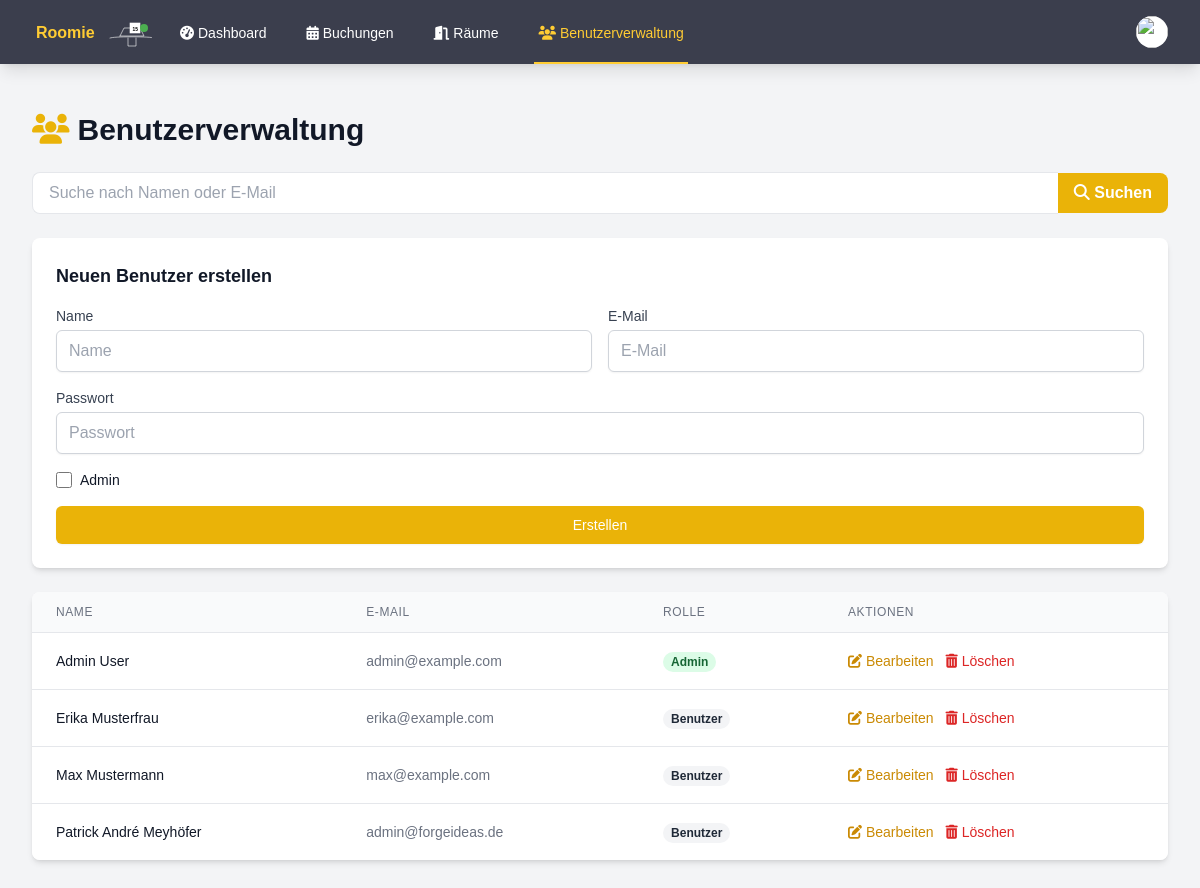
/admin_users.php (signed in), run on an earlier commit of the app's database.
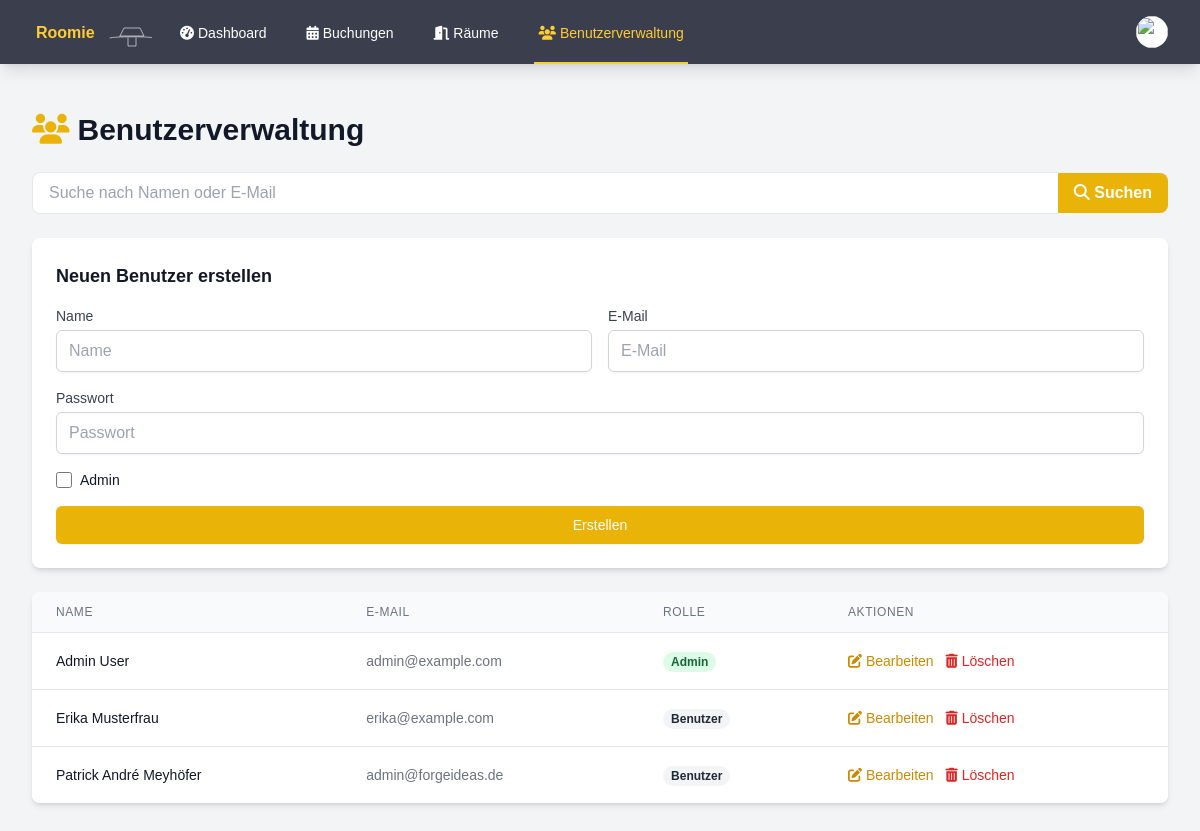
And on a later commit of the database.
### tables this page shows
CREATE TABLE users (
        id INTEGER PRIMARY KEY AUTOINCREMENT,
        name TEXT NOT NULL,
        email TEXT UNIQUE NOT NULL,
        password TEXT NOT NULL,
        is_admin INTEGER DEFAULT 0,
        profile_image VARCHAR(255),
        notifications BOOLEAN DEFAULT 0,
        created_at DATETIME DEFAULT CURRENT_TIMESTAMP
    );

### admin_users.php (the view, shortened to what the changed rows need)
<?php
try {
    $db = getDatabaseConnection();
    $search = $_GET['search'] ?? '';
    $query = 'SELECT id, name, email, is_admin FROM users WHERE name LIKE :search OR email LIKE :search ORDER BY name';
    $stmt = $db->prepare($query);
    $stmt->execute(['search' => "%$search%"]);
    $users = $stmt->fetchAll(PDO::FETCH_ASSOC);
} catch (PDOException $e) {
    $error = "Datenbankfehler: " . $e->getMessage();
}
?>
<!DOCTYPE html>
<html lang="de">
<head>
    <script src="https://cdn.tailwindcss.com"></script>
    <link rel="stylesheet" href="https://cdnjs.cloudflare.com/ajax/libs/font-awesome/6.4.0/css/all.min.css">
    <link rel="stylesheet" href="styles.css">
</head>
<body class="bg-gray-100">
    <div class="max-w-7xl mx-auto py-6 sm:px-6 lg:px-8">
        <div class="px-4 py-6 sm:px-0">
            <h1 class="text-3xl font-bold text-gray-900 mb-6">
                <i class="fas fa-users text-yellow-500 mr-2"></i>Benutzerverwaltung
            </h1>
            <div class="bg-white shadow-md rounded-lg overflow-hidden">
                <table class="min-w-full divide-y divide-gray-200">
                    <thead class="bg-gray-50">
                        <tr>
                            <th scope="col" class="px-6 py-3 text-left text-xs font-medium text-gray-500 uppercase tracking-wider">Name</th>
                            <th scope="col" class="px-6 py-3 text-left text-xs font-medium text-gray-500 uppercase tracking-wider">E-Mail</th>
                            <th scope="col" class="px-6 py-3 text-left text-xs font-medium text-gray-500 uppercase tracking-wider">Rolle</th>
                            <th scope="col" class="px-6 py-3 text-left text-xs font-medium text-gray-500 uppercase tracking-wider">Aktionen</th>
                        </tr>
                    </thead>
                    <tbody class="bg-white divide-y divide-gray-200">
                        <?php foreach ($users as $user) : ?>
                            <tr>
                                <td class="px-6 py-4 whitespace-nowrap">
                                    <div class="text-sm font-medium text-gray-900"><?php echo htmlspecialchars($user['name']); ?></div>
                                </td>
                                <td class="px-6 py-4 whitespace-nowrap">
                                    <div class="text-sm text-gray-500"><?php echo htmlspecialchars($user['email']); ?></div>
                                </td>
                                <td class="px-6 py-4 whitespace-nowrap">
                                    <?php if ($user['is_admin']) : ?>
                                        <span class="px-2 inline-flex text-xs leading-5 font-semibold rounded-full bg-green-100 text-green-800">
                                            Admin
                                        </span>
                                    <?php else : ?>
                                        <span class="px-2 inline-flex text-xs leading-5 font-semibold rounded-full bg-gray-100 text-gray-800">
                                            Benutzer
                                        </span>
                                    <?php endif; ?>
                                </td>
                                <td class="px-6 py-4 whitespace-nowrap text-sm font-medium">
                                    <button onclick="openEditModal(<?php echo htmlspecialchars(json_encode($user)); ?>)" class="text-yellow-600 hover:text-yellow-900 mr-2">
                                        <i class="fas fa-edit"></i> Bearbeiten
                                    </button>
                                    <form action="admin_users.php" method="POST" class="inline" onsubmit="return confirm('Sind Sie sicher, dass Sie diesen Benutzer löschen möchten?');">
                                        <button type="submit" class="text-red-600 hover:text-red-900">
                                            <i class="fas fa-trash-alt"></i> Löschen
                                        </button>
                                    </form>
                                </td>
                            </tr>
                        <?php endforeach; ?>
                    </tbody>
                </table>
            </div>
        </div>
    </div>
</body>
</html>

What changed in the data, as far as the page shows it:
removed users: name "Max Mustermann", email "max@example.com", is_admin "Benutzer"
